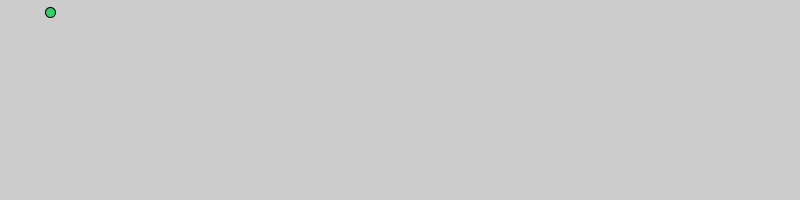
Frame 1 (no input)
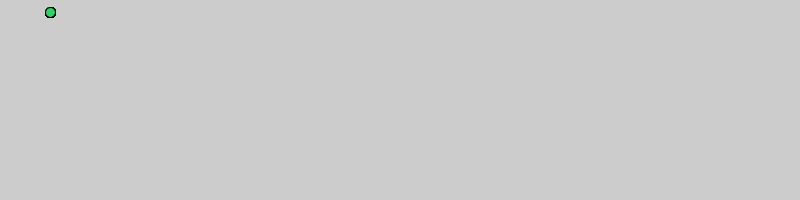
Frame 60 (the mouse pressed at the canvas centre just before this capture)
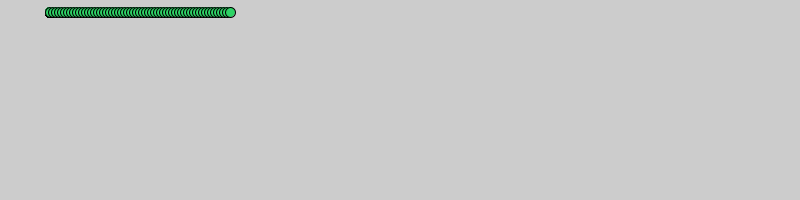
Frame 120 (the mouse held since frame 60 and released just before this capture)

The Processing sketch that drew these frames (run headless with seeded random() and noise(); from frame 60 on, the mouse is pressed at the canvas centre):

// Processing sketch: dot_race
// ── dot_race.pde
//1. Make a variable to hold the X co-ordinate of the dot and set it to 50.
int X=50;
void setup() {
    size(800, 200);
}

void draw() {
    //3. make the ellipse a nice color

    //4. If the mouse is pressed change the X co-ordinate so that the dot moves to the right
if (mousePressed)X+=3;
    //5. Make your dot move faster
    //  (you have to figure out what part of your code to change)

    //2. Draw an ellipse of height and width 10. Make sure to use your variable for the X position.
 fill (#2DD365);
 ellipse(X,12,10,10);
    //6. Use the playSound() method to play a ding when your dot crosses the finish line. 
}
